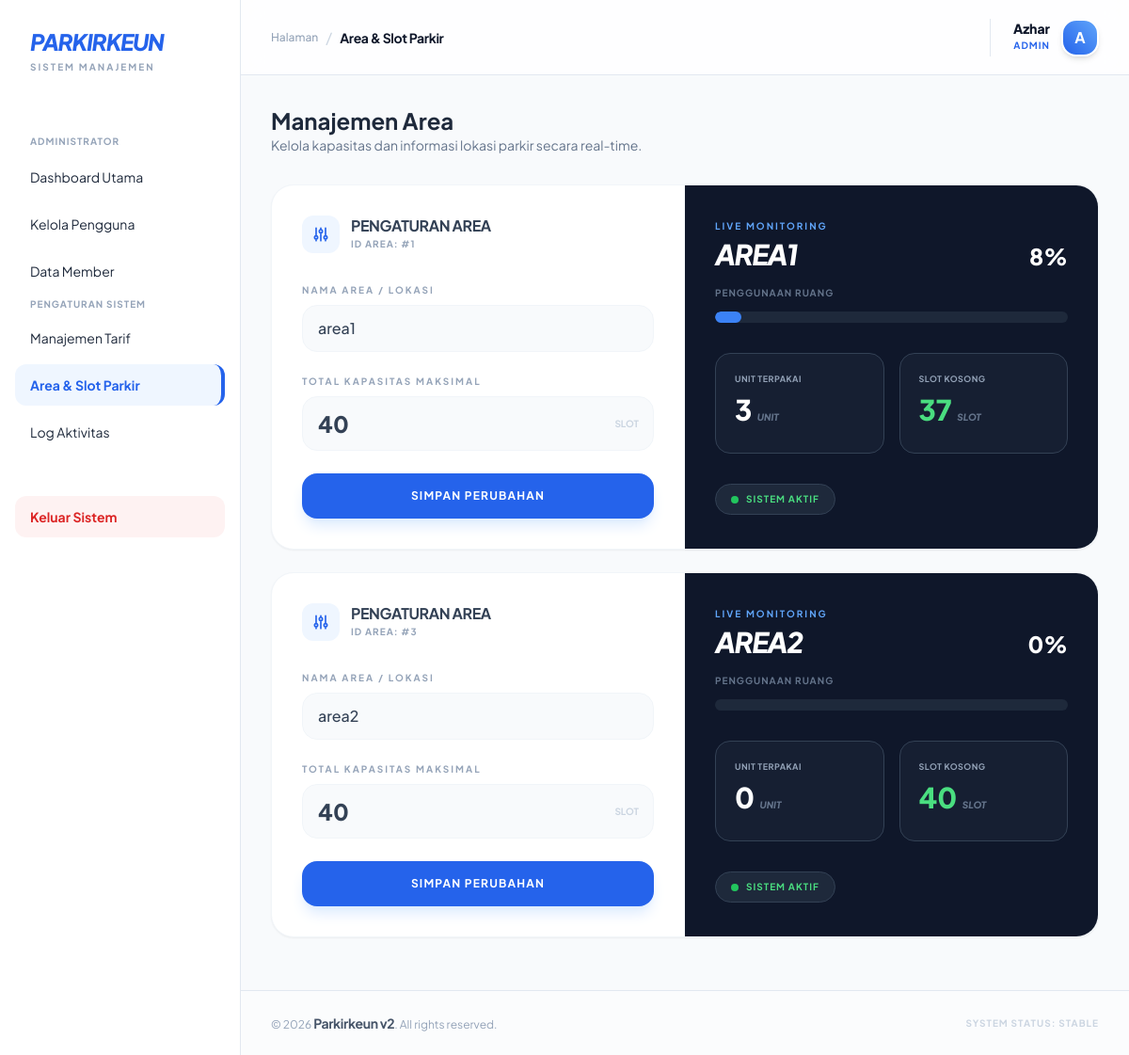
Screenshot of /public/admin/area (signed in) with the database file from the repository.
### tables this page shows
CREATE TABLE `tb_area_parkir` (
  `id_area` int(11) NOT NULL,
  `nama_area` varchar(50) DEFAULT NULL,
  `kapasitas` int(5) DEFAULT 0,
  `terisi` int(5) DEFAULT 0
);

### app/core/Controller.php (called while the page is built, shortened)
<?php
class Controller {
    public function view($view, $data = []) {
        require_once '../app/views/' . $view . '.php';
    }
    public function model($model) {
        return new $model;
    }
}

### app/controllers/Admin.php (called while the page is built, shortened)
<?php
class Admin extends Controller {
    public function area() {
        $data['judul'] = 'Area & Slot Parkir';
        $data['area'] = $this->model('Parkir_model')->getArea();
        $this->view('admin/area', $data);
    }
}

### app/core/App.php (called while the page is built, shortened)
<?php
class App {
    protected $method = 'index';
    protected $params = [];
    public function __construct() {
        $url = $this->parseURL();
        if (isset($url[0])) {
            $url[0] = ucfirst($url[0]);
            if (file_exists('../app/controllers/' . $url[0] . '.php')) {
                unset($url[0]);
            }
        }
        $this->controller = new $this->controller;
        if (isset($url[1])) {
            if (method_exists($this->controller, $url[1])) {
                $this->method = $url[1];
            }
        }
        call_user_func_array([$this->controller, $this->method], $this->params);
    }
    public function parseURL() {
        if (isset($_GET['url'])) {
            $url = rtrim($_GET['url'], '/');
            $url = filter_var($url, FILTER_SANITIZE_URL);
            return explode('/', $url);
        }
        return [];
    }
}

### public/index.php (called while the page is built, shortened)
<?php
$app = new App;

### app/core/Database.php (called while the page is built, shortened)
<?php
class Database {
    private $host = DB_HOST;
    private $user = DB_USER;
    private $pass = DB_PASS;
    private $db_name = DB_NAME;
    private $dbh;
    private $stmt;
    public function __construct() {
        $dsn = 'mysql:host=' . $this->host . ';dbname=' . $this->db_name;
        $option = [
            PDO::ATTR_PERSISTENT => true,
            PDO::ATTR_ERRMODE => PDO::ERRMODE_EXCEPTION
        ];
        try {
            $this->dbh = new PDO($dsn, $this->user, $this->pass, $option);
        } catch(PDOException $e) {
            die($e->getMessage());
        }
    }
    public function query($query) {
        $this->stmt = $this->dbh->prepare($query);
    }
    public function execute() {
        return $this->stmt->execute();
    }
    public function resultSet() {
        $this->execute();
        return $this->stmt->fetchAll(PDO::FETCH_ASSOC);
    }
}

### app/models/Parkir_model.php (called while the page is built, shortened)
<?php
class Parkir_model {
    private $db;
    public function __construct() {
        $this->db = new Database;
    }
    public function getArea() {
        $this->db->query("SELECT * FROM tb_area_parkir");
        return $this->db->resultSet();
    }
}

### app/views/admin/area.php (the view, shortened to what this page needs)
<div class="mb-8">
    <h1 class="text-2xl font-bold text-slate-800">Manajemen Area</h1>
    <p class="text-slate-500 text-sm">Kelola kapasitas dan informasi lokasi parkir secara real-time.</p>
</div>
<div class="max-w-5xl">
    <?php if(!empty($data['area'])) : ?>
        <?php foreach($data['area'] as $a) : ?>
        <div class="bg-white rounded-3xl shadow-sm border border-slate-100 overflow-hidden flex flex-col md:flex-row mb-6">
            <div class="p-8 md:w-1/2 border-b md:border-b-0 md:border-r border-slate-50">
                <div class="flex items-center gap-3 mb-8">
                    <div class="w-10 h-10 flex items-center justify-center bg-blue-50 text-blue-600 rounded-xl">
                    </div>
                    <div>
                        <h2 class="font-bold text-slate-700 tracking-tight leading-none uppercase">Pengaturan Area</h2>
                        <p class="text-[10px] text-slate-400 font-bold tracking-widest mt-1">ID AREA: #<?= $a['id_area']; ?></p>
                    </div>
                </div>
                <form action="<?= BASEURL; ?>/admin/ubah_area" method="POST">
                    <div class="space-y-6">
                        <div>
                            <label class="block text-[10px] font-bold text-slate-400 uppercase tracking-[0.2em] mb-2">Nama Area / Lokasi</label>
                            <input type="text" name="nama_area" value="<?= htmlspecialchars($a['nama_area']); ?>" required
                                   class="w-full px-4 py-3 bg-slate-50 border border-slate-100 rounded-2xl focus:bg-white focus:border-blue-500 outline-none transition-all font-medium text-slate-700">
                        </div>
                        <div>
                            <label class="block text-[10px] font-bold text-slate-400 uppercase tracking-[0.2em] mb-2">Total Kapasitas Maksimal</label>
                            <div class="relative">
                                <input type="number" name="kapasitas" value="<?= $a['kapasitas']; ?>" required
                                       class="w-full px-4 py-3 bg-slate-50 border border-slate-100 rounded-2xl focus:bg-white focus:border-blue-500 outline-none transition-all font-black text-2xl text-slate-700">
                                <span class="absolute right-4 top-1/2 -translate-y-1/2 text-[10px] font-bold text-slate-300 uppercase">Slot</span>
                            </div>
                        </div>
                        <button type="submit" class="w-full bg-blue-600 text-white py-4 rounded-2xl font-bold hover:bg-blue-700 active:scale-[0.98] transition-all shadow-lg shadow-blue-100 uppercase tracking-widest text-xs">
                            Simpan Perubahan
                        </button>
                    </div>
                </form>
            </div>
            <div class="p-8 md:w-1/2 bg-[#0f172a] flex flex-col justify-center text-white">
                <div class="space-y-8">
                    <div>
                        <div class="flex justify-between items-end mb-4">
                            <div>
                                <p class="text-[10px] font-bold text-blue-400 uppercase tracking-[0.2em] mb-1">Live Monitoring</p>
                                <h3 class="text-3xl font-black italic tracking-tighter uppercase"><?= htmlspecialchars($a['nama_area']); ?></h3>
                            </div>
                            <span class="text-2xl font-black text-white">
                                <?php
                                    $persen = ($a['kapasitas'] > 0) ? ($a['terisi'] / $a['kapasitas']) * 100 : 0;
                                    echo round($persen) . '%';
                                ?>
                            </span>
                        </div>
                        <p class="text-[10px] font-bold text-slate-500 uppercase tracking-widest mb-3">Penggunaan Ruang</p>
                        <div class="w-full h-3 bg-slate-800 rounded-full overflow-hidden">
                            <div class="h-full bg-blue-500 rounded-full transition-all duration-1000" style="width: <?= $persen; ?>%"></div>
                        </div>
                    </div>
                    <div class="grid grid-cols-2 gap-4">
                        <div class="bg-slate-800/50 p-5 rounded-2xl border border-slate-700">
                            <p class="text-[9px] font-bold text-slate-400 uppercase tracking-wider mb-2">Unit Terpakai</p>
                            <p class="text-3xl font-black text-white"><?= $a['terisi']; ?> <span class="text-[10px] text-slate-500 italic">UNIT</span></p>
                        </div>
                        <div class="bg-slate-800/50 p-5 rounded-2xl border border-slate-700">
                            <p class="text-[9px] font-bold text-slate-400 uppercase tracking-wider mb-2">Slot Kosong</p>
                            <p class="text-3xl font-black text-green-400"><?= $a['kapasitas'] - $a['terisi']; ?> <span class="text-[10px] text-slate-500 italic">SLOT</span></p>
                        </div>
                    </div>
                    <div class="flex items-center gap-2 px-4 py-2 bg-slate-800 border border-slate-700 text-green-400 rounded-full w-fit">
                        <div class="w-2 h-2 bg-green-500 rounded-full animate-pulse"></div>
                        <span class="text-[10px] font-bold uppercase tracking-widest">Sistem Aktif</span>
                    </div>
                </div>
            </div>
        </div>
        <?php endforeach; ?>
    <?php else : ?>
        <p class="text-red-500 font-bold">Data area tidak ditemukan di database!</p>
    <?php endif; ?>
</div>

### app/views/templates/header.php (style rules this page uses)
body { font-family: 'Plus Jakarta Sans', sans-serif; overflow-x: hidden; }

### rows the page displays
tb_area_parkir: id_area "1", nama_area "area1", kapasitas "40", nama_area "AREA1", persen "8", terisi "3", $a['kapasitas'] - $a['terisi'] "37"
tb_area_parkir: id_area "3", nama_area "area2", kapasitas "40", nama_area "AREA2", terisi "0", $a['kapasitas']-$a['terisi'] "40"

### other values shown
$data['judul'] "Area & Slot Parkir"
$_SESSION['nama'] "Azhar"
$_SESSION['role'] "ADMIN"
substr($_SESSION['nama'] ?? 'U', 0, 1) "A"
